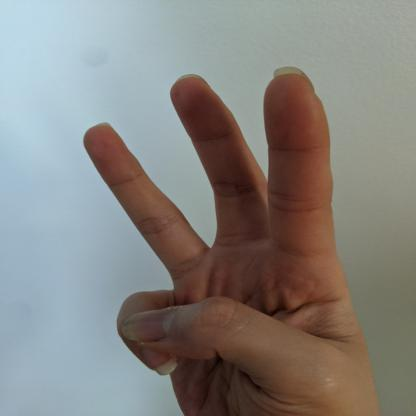
#> input picture N07/dataset/test/W/W16_jpg.rf.5771e4967321c7e827758319e697bed6.jpg, 416 x 416 px, given in place of 0001.jpg, which was not available
$ jupyter execute --allow-errors prepare_dataset.ipynb   (text cells are left out)
#> lines starting #> are read from the running program, lines starting #| are printed output that depends on the picture; after the words box and inside, x2 and y2 are one past the last pixel; in counts of white or black regions, pixels touching at a corner belong together; pictures that were not available may be replaced by others from this repository, and a replacement may not be noted
[cell 1]
from sklearn.utils import shuffle
from sklearn.model_selection import train_test_split

import cv2
import os
import shutil
import pandas as pd
import seaborn as sns
import csv
import matplotlib.pyplot as plt

raw_dataset_path = '../extracted_images'

[cell 2]
def dataset_checker(folder_path = "./raw_dataset"):
    """
        1. number of folders
        2. name of folders
        3. number of files
    """
    print("--------------------DATASET CHECKER--------------------")
    print("Folder: {}".format(folder_path))
    folder_names = []
    for item in os.listdir(folder_path):
        if os.path.isdir(os.path.join(folder_path, item)):
            folder_names.append(item)
    folder_names.sort()

    # Print
    print("There are {} folders".format(len(folder_names)))
    for folder in folder_names:
        print("Folder name: {} \t\t; Number of files: {}".format(folder, len(os.listdir(os.path.join(folder_path, folder)))))

    return folder_names

[cell 3]
dataset_checker(raw_dataset_path)

[cell 4]
# Read and preprocessing dataset
def preprocess_image(image_path):
    # Đọc ảnh gốc (Grayscale)
    img = cv2.imread(image_path, cv2.IMREAD_GRAYSCALE)
    if img is None:
        print(f"Lỗi: Không thể đọc {image_path}")
        return 0
    img = cv2.resize(img, (28,28), interpolation=cv2.INTER_AREA)
    img = cv2.GaussianBlur(img, (5,5), 0)
    img = 255 - img
    _, otsu_thresh = cv2.threshold(img, 0, 255, cv2.THRESH_BINARY + cv2.THRESH_OTSU)

    rows, cols = img.shape
    for i in range(rows):
        for j in range(cols):
            k = img[i, j]
            if k < _:
                img[i, j] = 0
    return img

[cell 5]
image_path = '{}/0/0001.jpg'.format(raw_dataset_path)

img = cv2.imread(image_path, cv2.IMREAD_GRAYSCALE)
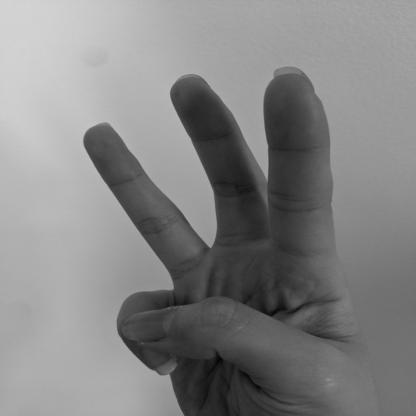
#> img: shape (416, 416); min 0, max 212, mean 132.3
if img is None:
    print(f"Lỗi: Không thể đọc {image_path}")

print(img.shape)
#| (416, 416)
plt.imshow(img, cmap='gray')

[cell 6]
img = cv2.resize(img, (28,28), interpolation=cv2.INTER_AREA)
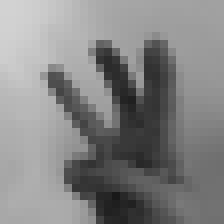
#> img: shape (28, 28) (shown 8 times larger); min 25, max 210, mean 132.3
plt.imshow(img, cmap='gray')

[cell 7]
img = preprocess_image(image_path)
#> in preprocess_image, `img = cv2.GaussianBlur(img, (5,5), 0)`:
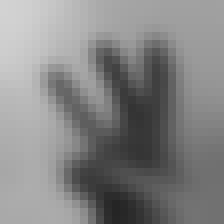
#> img: shape (28, 28) (shown 8 times larger); min 37, max 210, mean 132.3
#> in preprocess_image, `img = 255 - img`:
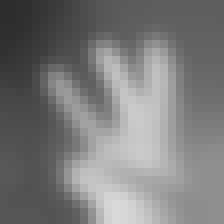
#> img: shape (28, 28) (shown 8 times larger); min 45, max 218, mean 122.7
#> in preprocess_image, `_, otsu_thresh = cv2.threshold(img, 0, 255, cv2.THRESH_BINARY + cv2.TH..`:
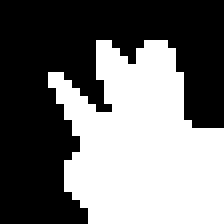
#> otsu_thresh: shape (28, 28) (shown 8 times larger); 45% white; 1 white region, box (x1, y1, x2, y2) and area: (6, 5, 28, 28) 353
#> after the loop in preprocess_image, `for i in range(rows):`:
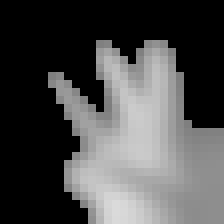
#> img: shape (28, 28) (shown 8 times larger); min 0, max 218, mean 75
plt.imshow(img, cmap='gray')

[cell 8]
def create_dataset(dataset_path):
    # Check for existence
#> called with dataset_path = '../dataset'
    if os.path.exists(dataset_path):
        shutil.rmtree(dataset_path)
    os.makedirs(dataset_path, exist_ok=True)

    # Create new dataset.csv
    filename = "dataset.csv"
    open('{}/{}'.format(dataset_path, filename), 'w').close()

    header = ["label"]
    for i in range(0, 784):
        header.append("pixel" + str(i))
    with open('{}/{}'.format(dataset_path, filename), 'w', newline='') as file:
        writer = csv.writer(file)
        writer.writerow(header)

    output_path = "{}/{}".format(dataset_path, filename)
    print("Dataset created at: {}".format(output_path))

    return output_path

dataset_folder_path = "../dataset"
dataset_path = create_dataset(dataset_path = dataset_folder_path)

[cell 9]
def update_dataset( img, label_name, dataset_path):
    # Save img value
#> called with dataset_path = '../dataset/dataset.csv'
    data = [label_name]

    rows, cols = img.shape
#> rows = 28; cols = 28
    for i in range(rows):
        for j in range(cols):
            data.append(img[i, j])
#> after the loop, data = 785 items

    with open(dataset_path, 'a', newline='') as file:
        writer = csv.writer(file)
        writer.writerow(data)

[cell 10]
# Create folder for processed dataset
def create_processed_dataset(folder_path , processed_folder_path):
    if os.path.exists(processed_folder_path):
        #delete folder
        shutil.rmtree(processed_folder_path)

    os.makedirs(processed_folder_path, exist_ok=True)
    print("Create a new folder name {}".format(processed_folder_path))

    for item in os.listdir(folder_path):
        if os.path.isdir(os.path.join(folder_path, item)):
            os.mkdir(os.path.join(processed_folder_path, item))
    print("Add {} subfolders done.".format(len(os.listdir(processed_folder_path))))

[cell 11]
processed_folder_path = "../processed_dataset"
folder_path = raw_dataset_path
create_processed_dataset(folder_path, processed_folder_path)

[cell 12]
# Clean dataset then update to processed dataset
def clean_dataset(folder_path, processed_folder_path):
    for items in os.listdir(folder_path):
        for img in os.listdir(os.path.join(folder_path, items)):
            if img.endswith('.jpg'):
                img_path = os.path.join(folder_path, items, img)

                # Process image
                img = preprocess_image(image_path = img_path)
                file_path = os.path.join("{}/{}".format(processed_folder_path, items), os.path.basename(img_path))
                update_dataset(img, items, dataset_path= dataset_path)

                # Save processed image
                cv2.imwrite(file_path, img)

[cell 13]
data = pd.read_csv(dataset_path)
data.shape
clean_dataset(folder_path, processed_folder_path)

[cell 14]
data = pd.read_csv(dataset_path)

print(data['label'])

g = sns.countplot(y = data['label'])
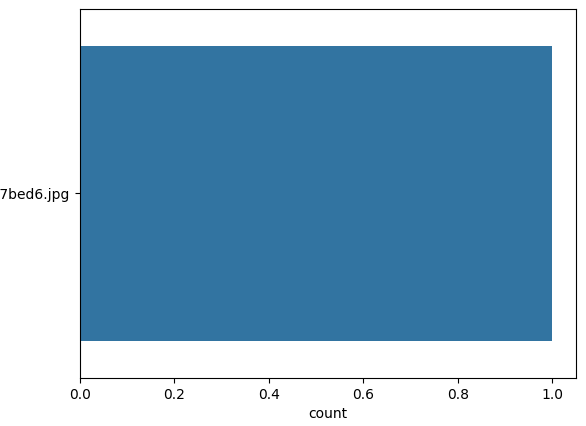
#> figure drawn by matplotlib, 1 panel
